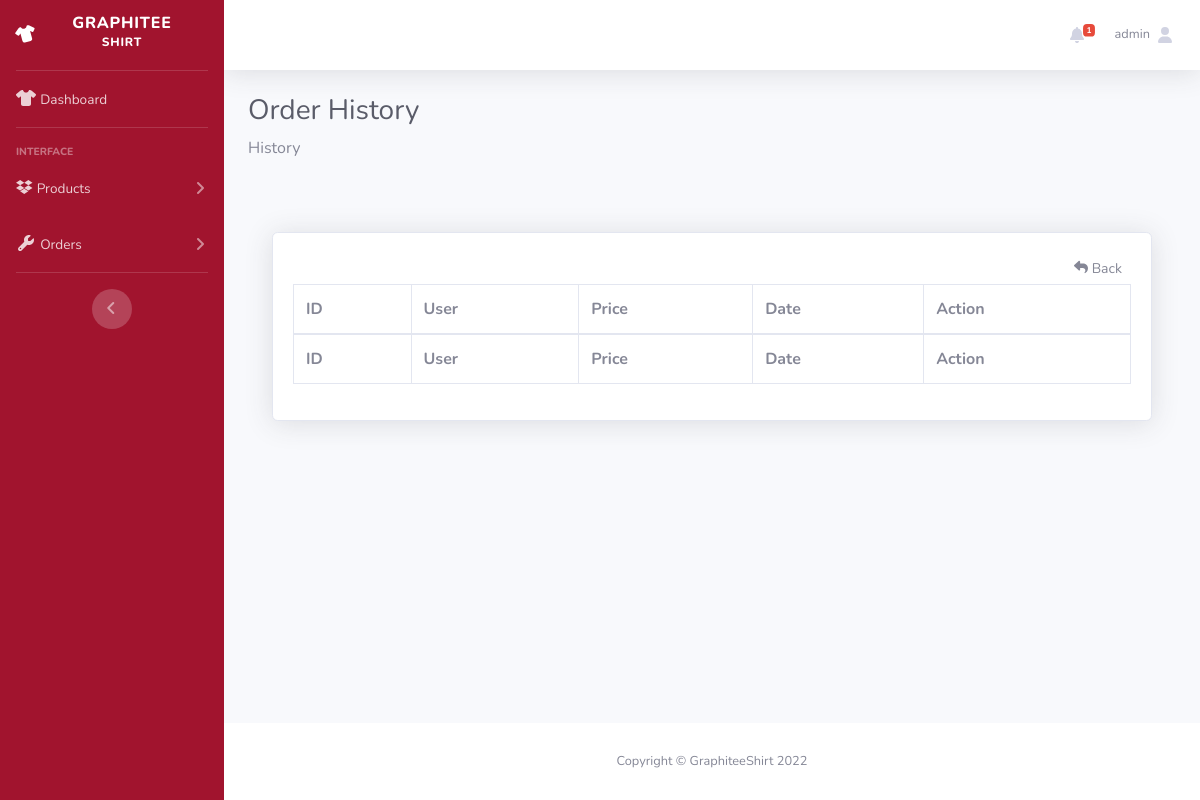
Before: /order-history.php (signed in) with the older database file.
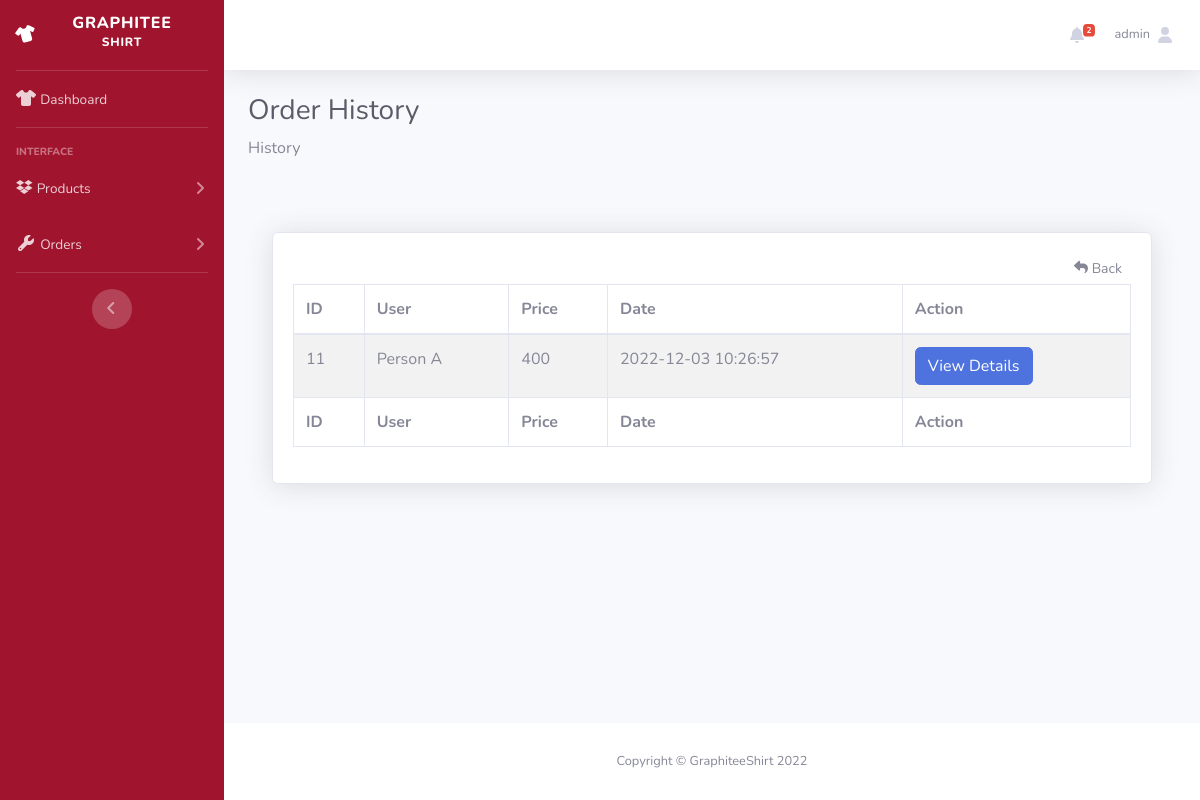
After: the same page with the newer database file.
### tables this page shows
CREATE TABLE `orders` (
  `id` int(11) NOT NULL,
  `tracking_id` varchar(255) NOT NULL,
  `user_id` int(255) NOT NULL,
  `name` varchar(255) NOT NULL,
  `email` varchar(255) NOT NULL,
  `phone` varchar(255) NOT NULL,
  `address` mediumtext NOT NULL,
  `pincode` int(255) NOT NULL,
  `total_price` int(255) NOT NULL,
  `payment_mode` varchar(255) NOT NULL,
  `payment_id` varchar(255) DEFAULT NULL,
  `status` tinyint(4) NOT NULL DEFAULT 0,
  `comments` varchar(255) DEFAULT NULL,
  `proof_of_payment` varchar(250) DEFAULT NULL,
  `created_at` timestamp NOT NULL DEFAULT current_timestamp()
);

### classes/connectiondb.php (called while the page is built, shortened)
<?php
class connection
{
    protected function connect()
    {
        try {
            $servername = "localhost";
            $username = "root";
            $password = "";
            $conn = new PDO("mysql:host=$servername;dbname=ooplogin", $username, $password);
            $conn->setAttribute(PDO::ATTR_ERRMODE, PDO::ERRMODE_EXCEPTION);
            return $conn;
        } catch (PDOException $e) {
            echo "Connection failed: " . $e->getMessage();
            die();
        }
    }
}

### classes/viewproductModel.php (called while the page is built, shortened)
<?php
class viewproducts extends connection
{
    function getAllQuantity($table)
    {
        $sql = "SELECT * FROM $table WHERE quantity < 5";
        $stmt = $this->connect()->prepare($sql);
        $stmt->execute();
        return $stmt;
    }
    function getAllOrderHistory()
    {
        $sql = "SELECT * FROM orders WHERE status !='0'";
        $stmt = $this->connect()->prepare($sql);
        $stmt->execute();
        return $stmt;
    }
}

### order-history.php (the view, shortened to what the changed rows need)
<?php
if (!isset($_SESSION["userid"])) {
    $style = "style='display:none;'";
    $toggle = "";
} else {
    include "classes/connectiondb.php";
    include "classes/viewproductModel.php";
}
?>
<!DOCTYPE html>
<html lang="en">
<head>
    <link href="vendors/fontawesome-free/css/all.min.css" rel="stylesheet" type="text/css">
    <link href="dashboard/css/sb-admin-2.min.css" rel="stylesheet">
    <link href="vendors/datatables/dataTables.bootstrap4.min.css" rel="stylesheet">
    <link rel="stylesheet" href="https://cdnjs.cloudflare.com/ajax/libs/font-awesome/6.1.2/css/all.min.css">
    <link rel="stylesheet" href="styles/viewProduct.css">
</head>
<body id="page-top">
    <div id="wrapper">
        <div id="content-wrapper" class="d-flex flex-column">
            <div id="content">
                <nav class="navbar navbar-expand navbar-light bg-white topbar mb-4 static-top shadow">
                    <ul class="navbar-nav ml-auto">
                        <?php
                        $views = new viewproducts();
                        $prods = $views->getAllQuantity("products");
                        $low = $prods->rowCount();
                        if ($low == 0) {
                            $none = "style='display:none;'";
                        } else {
                            $none = "";
                            $shake = "fa-shake";
                        }
                        ?>
                        <li class="nav-item dropdown no-arrow mx-1">
                            <a class="nav-link dropdown-toggle" href="#" id="alertsDropdown" role="button" data-toggle="dropdown" aria-haspopup="true" aria-expanded="false">
                                <i class="fas fa-bell fa-fw <?php echo $shake ?>"></i>
                                <span <?php echo $none ?> class="badge badge-danger badge-counter"> <?php echo $low ?> </span>
                            </a>
                        </li>
                    </ul>
                </nav>
                <div class="container-fluid">
                    <h1 class="h3 mb-2 text-gray-800">Order History</h1>
                    <div class="py-5">
                        <div class="container">
                            <div class="card card-body shadow">
                                <div class="row">
                                    <div class="col-md-12">
                                        <table id="dataTable" class="table table-bordered table-striped">
                                            <thead>
                                                <tr>
                                                    <th>ID</th>
                                                    <th>User</th>
                                                    <th>Price</th>
                                                    <th>Date</th>
                                                    <th>Action</th>
                                                </tr>
                                            </thead>
                                            <tbody>
                                                <?php
                                                $order = new viewproducts();
                                                $orderData = $order->getAllOrderHistory();
                                                if ($orderData->rowCount() > 0) {
                                                    foreach ($orderData as $items) {
                                                ?>
                                                        <tr>
                                                            <td> <?= $items['id']; ?> </td>
                                                            <td> <?= $items['name']; ?> </td>
                                                            <td> <?= $items['total_price']; ?> </td>
                                                            <td> <?= $items['created_at']; ?> </td>
                                                            <td>
                                                                <a href="view-orderAdmin.php?t=<?= $items['tracking_id']; ?> " class="btn btn-primary "> View Details </a>
                                                            </td>
                                                        </tr>
                                                    <?php
                                                    }
                                                } else {
                                                    ?>
                                                <?php
                                                }
                                                ?>
                                            </tbody>
                                            <tfoot>
                                                <tr>
                                                    <th>ID</th>
                                                    <th>User</th>
                                                    <th>Price</th>
                                                    <th>Date</th>
                                                    <th>Action</th>
                                                </tr>
                                            </tfoot>
                                        </table>
                                    </div>
                                </div>
                            </div>
                        </div>
                    </div>
                </div>
            </div>
        </div>
    </div>
</body>
</html>

Changed rows visible on the page:
added orders: id "11", name "Person A", total_price "400", created_at "2022-12-03 10:26:57"
Other visible differences:
$low: "1" → "2"
